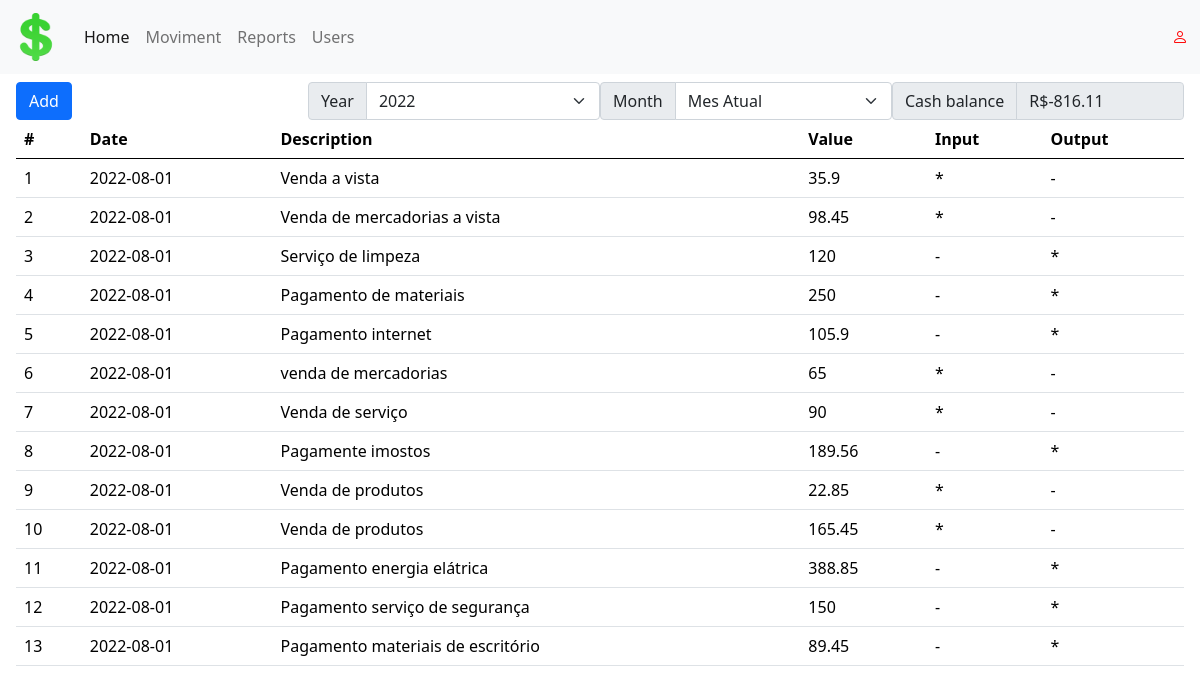
Page /moviments (signed in) on the earlier database version.
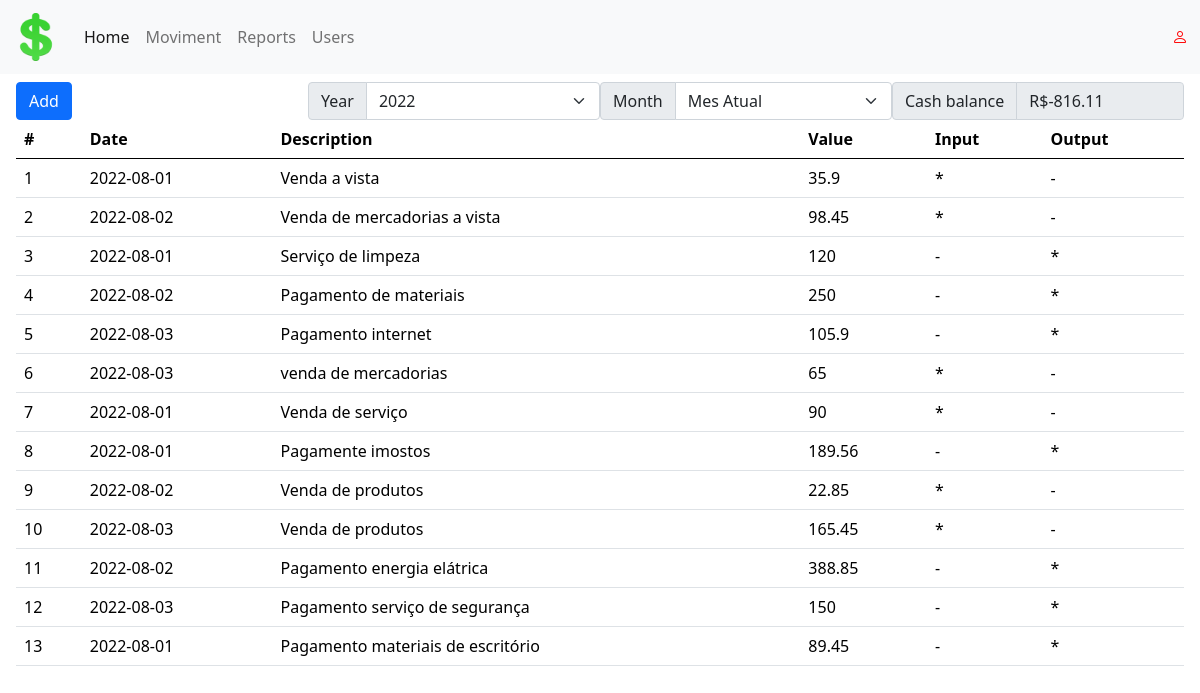
Same page on the later database version.
### tables this page shows
CREATE TABLE `moviment` (
  `id` int unsigned NOT NULL AUTO_INCREMENT,
  `description` varchar(120) NOT NULL,
  `date` date NOT NULL,
  `value` double NOT NULL,
  `type` enum('input','output') NOT NULL DEFAULT 'input',
  `user_id` int unsigned NOT NULL,
  PRIMARY KEY (`id`),
  UNIQUE KEY `id_UNIQUE` (`id`),
  KEY `fk_moviment_user_idx` (`user_id`),
  CONSTRAINT `fk_moviment_user` FOREIGN KEY (`user_id`) REFERENCES `user` (`id`)
);

### system/functions/globalFunctions.php (called while the page is built, shortened)
<?php
function chk_array ( $array, $key ) {
	if ( isset( $array[ $key ] ) && !empty( $array[ $key ] ) ) {
		return $array[ $key ];
	}
	return null;
}
spl_autoload_register(function($class_name) {
	$file = DIR_BASE . '/system/class/' . $class_name . '.php';
});

### system/class/MainController.php (called while the page is built, shortened)
<?php
class MainController
{
	public function __construct ( ) {
		$this->view=new View();
	}
	public function checkUserLogin(){
		if(isset($_SESSION['user'])){
			$this->user=$_SESSION['user'];
		}else{
			$this->user=null;
		}
	}
}

### public/templates/default/index.php (called while the page is built, shortened)
<?php
include "header.php";
include "main.php";

### system/class/View.php (called while the page is built, shortened)
<?php
class View{
    public function show($content,$data){
        include DIR_TEMPLATE."/index.php";
    }
}

### app/controllers/MovimentsController.php (called while the page is built, shortened)
 <?php
class MovimentsController extends MainController
{
	public function index() {
		$this->list();
	}
	public function list($dateStart=null, $dateEnd=null) {
		$model=$this->load_model("Moviments");
		$listMoviments=$model->list($dateStart, $dateEnd);
		$data['moviments']=$listMoviments;
		$cash_balance=$model->cash_balance();
		$data['cash_balance']=$cash_balance;
		$this->view->show("moviments\index", $data);
	}
}

### start.php (called while the page is built, shortened)
<?php
require_once DIR_BASE .'/system/functions/globalFunctions.php';
new Main();

### index.php (called while the page is built, shortened)
<?php
require_once DIR_BASE . '/start.php';

### system/class/DataBase.php (called while the page is built, shortened)
<?php
class DataBase
{
	private $pdo;
	public function __construct() {
		$this->pdo=Conexao::getInstance();
	}
	public function query( $sql, $data_array = null ) {
		$stmt= $this->pdo->prepare($sql);
		if($data_array){
			$check_exec = $stmt->execute($data_array);
		}else{
			$check_exec = $stmt->execute();
		}
		if ( $check_exec ) {
			return $stmt;
		} else {
			$error       = $query->errorInfo();
			$this->error = $error[2];
			return false;
		}
	}
}

### system/class/Conexao.php (called while the page is built, shortened)
<?php
class Conexao {
	public static $instance;
    public static function getInstance() {
        if (!isset(self::$instance)) {
            self::$instance = new PDO('mysql:host='.HOSTNAME.';
                port='.PORT.';
                dbname='.DB_NAME,
                DB_USER,
                DB_PASSWORD
            );
            self::$instance->setAttribute(PDO::ATTR_ERRMODE,PDO::ERRMODE_EXCEPTION);
            self::$instance->setAttribute(PDO::ATTR_ORACLE_NULLS,PDO::NULL_EMPTY_STRING);
        }
        return self::$instance;
    }
}
?>

### app/models/MovimentsModel.php (called while the page is built, shortened)
<?php
class MovimentsModel extends MainModel{
    public function list($dateStart, $dateEnd){
        $sql="SELECT * FROM moviment";
		$retorno=$this->db->query($sql, null);
		While($item=$retorno->fetch(PDO::FETCH_ASSOC)){
			$resultado[]=$item;
		}
		return $resultado;
    }
}

### app/views/moviments/index.php (the view, shortened to what this page needs)
<?php
$ano=date("Y");
$mes=date("m");
?>
<div id="header-moviment">
    <div class="input-group">
        <a class="btn btn-primary" href="<?php echo URL_BASE ?>moviments/add"> Add </a>
    </div>
    <div class="input-group">
        <label class="input-group-text" for="inputGroupSelect01">Year</label>
        <select class="form-select" id="inputGroupSelect01">
            <?php
                echo "<option value='$ano' selected>$ano</option>";
            ?>
        </select>
    </div>
    <div class="input-group">
        <label class="input-group-text" for="inputGroupSelect01">Month</label>
        <select class="form-select" id="inputGroupSelect01">
            <?php
                echo "<option value='$mes'>Mes Atual </option>";
            ?>
        </select>
    </div>
    <div class="input-group">
        <span class="input-group-text" id="basic-addon1">Cash balance</span>
        <input type="text" class="form-control" id="input-cash-balance" value="R$<?php echo $data['cash_balance']?>" disabled>
    </div>
</div>
<table class="table">
  <thead>
    <tr>
      <th scope="col">#</th>
      <th scope="col">Date</th>
      <th scope="col">Description</th>
      <th scope="col">Value</th>
      <th scope="col">Input</th>
      <th scope="col">Output</th>
    </tr>
  </thead>
  <tbody>
    <?php
    foreach($data['moviments'] AS $moviment){
        echo "<tr>
        <td>{$moviment['id']}</td>
        <td>{$moviment['date']}</td>
        <td>{$moviment['description']}</td>
        <td>{$moviment['value']}</td>";
        if($moviment['type']=="input"){
            echo "<td>*</td><td> - </td>";
        }else{
            echo "<td> - </td><td> * </td>";
        }
        echo "</tr>";
    }
    ?>
  </tbody>
<table>

### system/class/Main.php (shortened to what this page needs)
<?php
class Main
{
	private $action;
	public function __construct () {
		$this->controller = new $this->controller();
		if ( !$this->action && method_exists( $this->controller, 'index' ) ) {
			$this->controller->index();
			return;
		}
		return;
	}
	public function get_url_data () {
		if (isset( $_GET['path'] ) ) {
			$path = $_GET['path'];
			$path = rtrim($path, '/');
			$path = explode('/', $path);
			$this->action = chk_array( $path, 1 );
		}
	}
}

### public/templates/default/header.php (shortened to what this page needs)
<html>
    <head>
        <link href="https://cdn.jsdelivr.net/npm/bootstrap@5.0.2/dist/css/bootstrap.min.css" rel="stylesheet">
        <link rel="stylesheet" href="https://cdn.jsdelivr.net/npm/bootstrap-icons@1.9.1/font/bootstrap-icons.css">
        <link rel="stylesheet" href="<?PHP  echo URL_TEMPLATE?>/css/style.css" />
    </head>
    <body>
        <header>
            <?php
                require_once DIR_TEMPLATE."/nav.php";
            ?>
        </header>

### public/templates/default/nav.php (shortened to what this page needs)
<nav class="navbar navbar-expand-lg navbar-light bg-light">
  <div class="container-fluid">
    <a class="navbar-brand" href="#">
        <img src="<?php  echo URL_TEMPLATE?>/images/cifrao.png" style="width:3rem" class="d-inline-block align-text-top"/>
    </a>
    <div class="collapse navbar-collapse" id="navbarNav">
      <ul class="navbar-nav">
        <li class="nav-item">
          <a class="nav-link active" aria-current="page" href="<?php echo URL_BASE ?>">Home</a>
        </li>
        <li class="nav-item">
          <a class="nav-link" href="<?php echo URL_BASE ?>moviments">Moviment</a>
        </li>
        <li class="nav-item">
          <a class="nav-link" href="<?php echo URL_BASE ?>reports">Reports</a>
        </li>
        <li class="nav-item">
          <a class="nav-link " href="<?php echo URL_BASE ?>users" >Users</a>
        </li>
      </ul>
      <span class="navbar-text">
        <a href="<?php echo URL_BASE  ?>users/logout" title="<?php  ?>">
            <i class="bi-person" style="color:#F00"></i>
        </a>
      </span>
    </div>
  </div>
</nav>

### public/templates/default/main.php
<main>
<?php
include VIEW.$content.".php";
?>
<main>

### public/templates/default/css/style.css (style rules this page uses)
* { color:#000 }
#navbarNav { display:flex; justify-content: space-between; }
main { padding: 1vh 2vh; }
#header-moviment { display:flex; }

Differences in the rows shown:
changed moviment "Venda de mercadorias a vista": date "2022-08-01" → "2022-08-02"
changed moviment "Pagamento de materiais": date "2022-08-01" → "2022-08-02"
changed moviment "Pagamento internet": date "2022-08-01" → "2022-08-03"
changed moviment "venda de mercadorias": date "2022-08-01" → "2022-08-03"
changed moviment id 9: date "2022-08-01" → "2022-08-02"
changed moviment id 10: date "2022-08-01" → "2022-08-03"
changed moviment "Pagamento energia elátrica": date "2022-08-01" → "2022-08-02"
changed moviment "Pagamento serviço de segurança": date "2022-08-01" → "2022-08-03"
